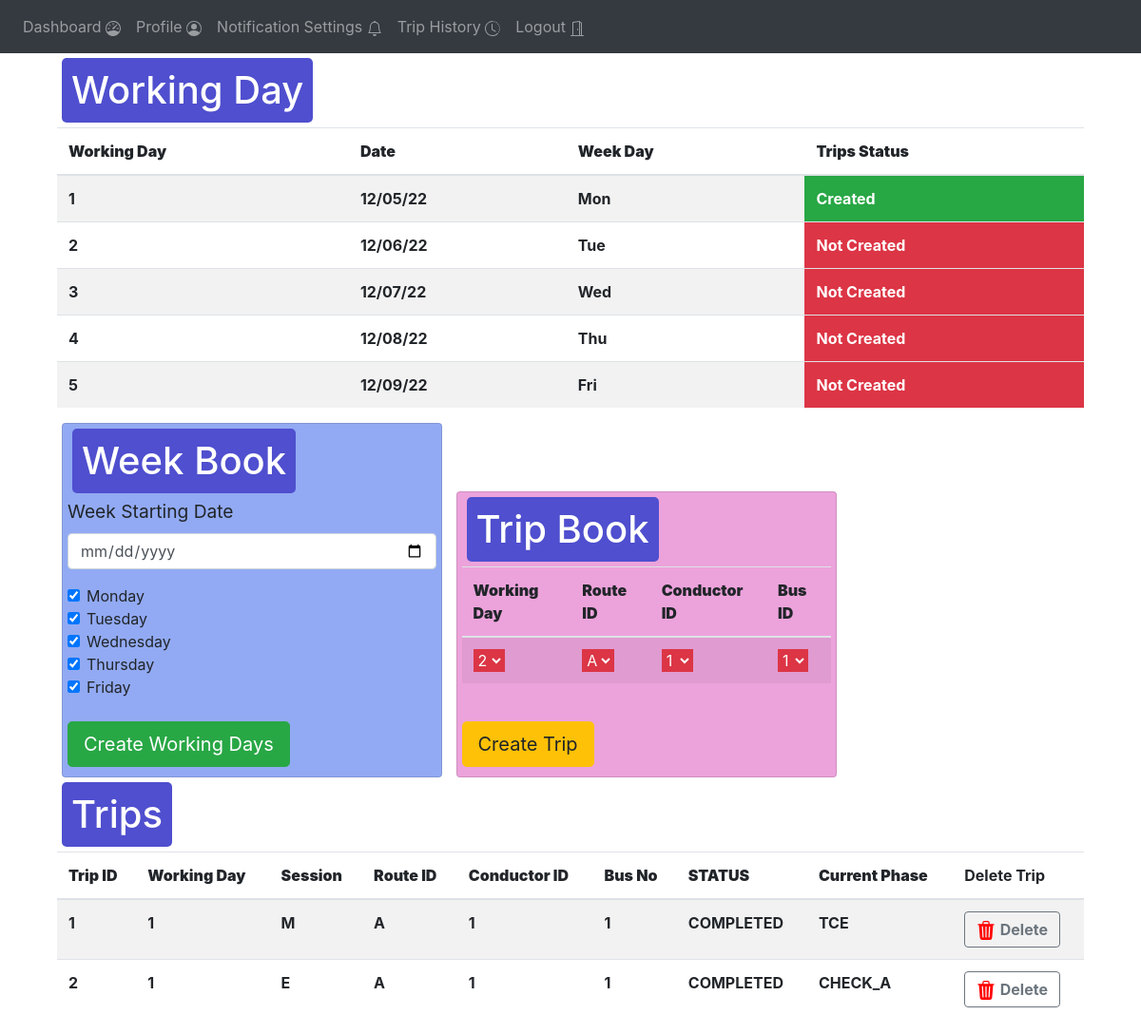
Before: /admin-trip-management (signed in) with the older database file.
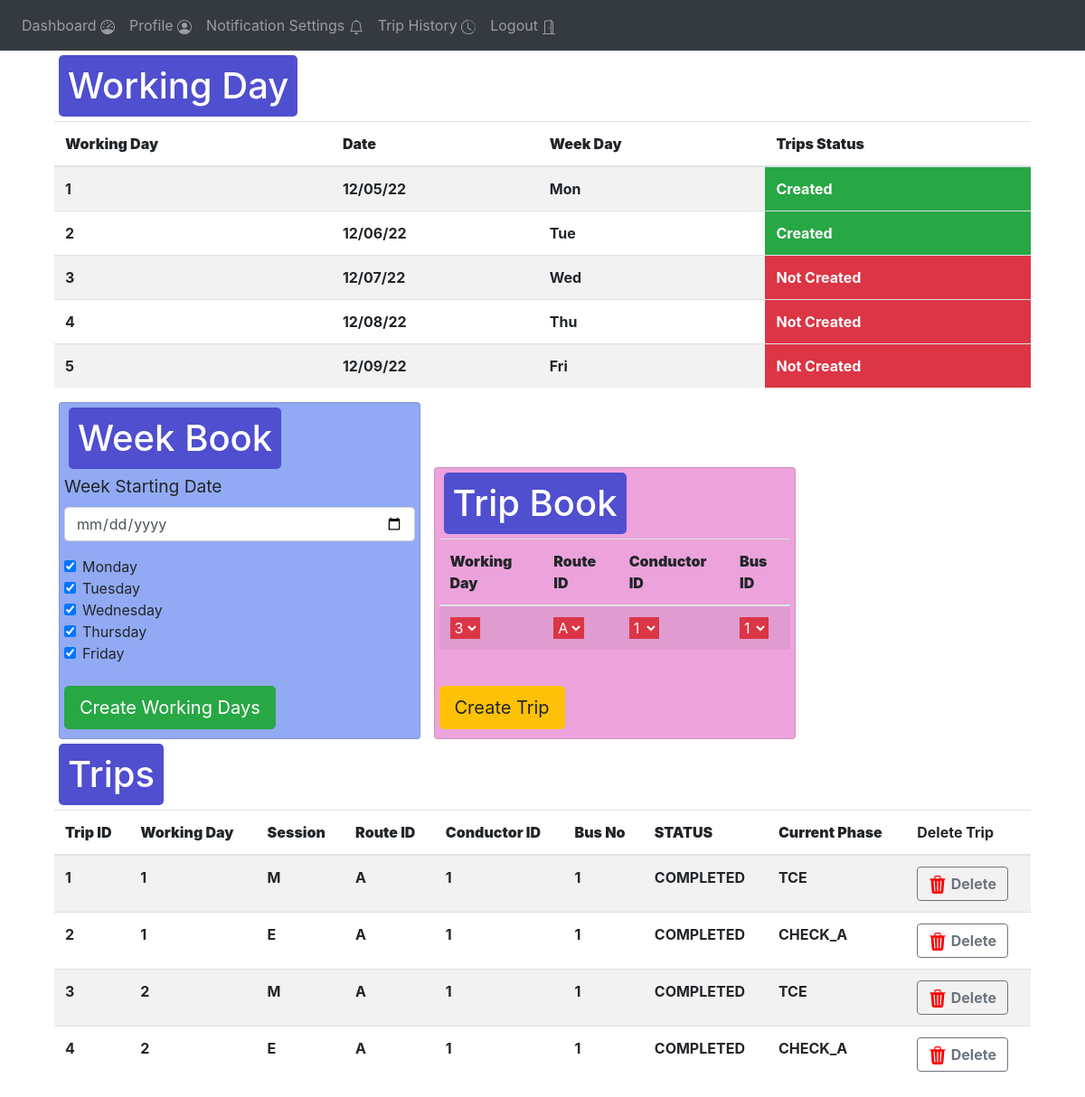
After: the same page with the newer database file.
### website/models.py (models this page shows)
class Working_day(db.Model):
    day = db.Column(db.Integer, primary_key=True)
    date = db.Column(db.String(15))
    week_day = db.Column(db.String(15))
    trips_created = db.Column(db.String(1))

class Trips(db.Model):
    trip_id = db.Column(db.Integer, primary_key=True)
    working_day = db.Column(db.Integer)
    route_id = db.Column(db.Integer)
    conductor_id = db.Column(db.Integer)
    bus_id =  db.Column(db.String(1))
    session = db.Column(db.String(1))
    status = db.Column(db.String(15))
    current_phase = db.Column(db.String(15))
    start_time =  db.Column(db.String(15))
    end_time = db.Column(db.String(15))

### website/views.py (the view)
@views.route('/admin-trip-management', methods=['GET', 'POST'])
@login_required
def admin_trip_management():
    working_days = Working_day.query.all()
    routes = Route.query.all()
    bus_data = Bus_data.query.all()
    conductor_details= Conductor_details.query.all()
    trips = Trips.query.all()
    return render_template("admin_trip_management.html" , user = current_user ,
                        working_days = working_days , routes = routes , bus_data=bus_data , conductor_details=conductor_details , trips=trips )

### website/__init__.py (called while the page is built)
def create_app():
    app = Flask(__name__)
    app.config['SECRET_KEY'] = '#itsactuallyapassword'
    app.config['SQLALCHEMY_DATABASE_URI'] = f'sqlite:///{DB_NAME}'
    db.init_app(app)
    from .views import views
    from .auth import auth
    app.register_blueprint(views, url_prefix='/')
    app.register_blueprint(auth, url_prefix='/')
    from .models import User
    create_database(app)
    login_manager = LoginManager()
    login_manager.login_view = 'auth.login'
    login_manager.init_app(app)
    @login_manager.user_loader
    def load_user(id):
        return User.query.get(int(id))
    return app

### website/templates/admin_trip_management.html (shortened to what this page needs)
{% extends "base.html" %}
{% block content %}
<div align="centre" class = "container">
  <div >
      <h1 align = "center" class="heading">Working Day</h1>
    <table class="table table-striped">
      <thead>
        <tr>
          <th scope="col" ><b>Working Day </b></th>
          <th scope="col"><b>Date</b></th>
          <th scope="col"><b>Week Day</b></th>
          <th scope="col"><b>Trips Status</b></th>
        </tr>
      </thead>
      <tbody>
      {%if working_days%}
        {%for w in  working_days %}
        <tr>
          <th>{{w.day}}</th>
          <th>{{w.date}}</th>
          <th>{{w.week_day}}</th>
          {%if w.trips_created =="N" %}
          <th class = "btn-danger" >Not Created</th>
          {%endif%}
          {%if w.trips_created =="Y"%}
          <th class="btn-success">Created</th>
          {%endif%}
        </tr>
        {%endfor%}
        {%endif%}
      </tbody>
    </table>
  </div>
  <div class ="card" style="width: 25rem;background: rgb(146, 170, 243);margin-left: 5px;margin-right: 5px;padding-left: 5px;padding-right:5px ; padding-bottom : 10px; display: inline-block;" >
  <form method="POST">
    <h1 align="center" class="heading">Week Book</h3>
    <div class="form-group">
      <label for="Week starting date" style="font-size: larger;">Week Starting Date</label>
      <input
        type="date"
        class="form-control"
        id="week_starting_day"
        name="email"
        placeholder="Enter email"
      />
    </div>
    <div class="form-check">
      <input class="form-check-input" type="checkbox" value="0" checked  id="monday">
      <label class="form-check-label" for="flexCheckDefault">Monday</label>
    </div>
    <div class="form-check">
      <input class="form-check-input" type="checkbox" value="0"  checked id="tuesday">
      <label class="form-check-label" for="flexCheckDefault">Tuesday</label>
    </div>
    <div class="form-check">
      <input class="form-check-input" type="checkbox" value="0" checked id="wednesday">
      <label class="form-check-label" for="flexCheckDefault">Wednesday</label>
    </div>
    <div class="form-check">
      <input class="form-check-input" type="checkbox" value="0"  checked id="thursday">
      <label class="form-check-label" for="flexCheckDefault">Thursday</label>
    </div>
    <div class="form-check">
      <input class="form-check-input" type="checkbox" value="0"  checked id="friday">
      <label class="form-check-label" for="flexCheckDefault">Friday</label>
    </div>
    <br />
    <button  class="btn btn-success btn-lg" onclick="week_book()" > Create Working Days</button>
  </form>
  </div>
<div class ="card" style="width: 25rem;background: rgb(236, 163, 219);margin-left: 5px;margin-right: 5px; padding-left: 5px;padding-right: 5px;padding-bottom : 10px; display: inline-block;" >
  <form method="POST">
    <h1 align="center" class="heading">Trip Book</h3>
      <table class="table table-striped">
        <thead>
          <tr>
            <th scope="col"><b>Working Day</b></th>
            <th scope="col"><b>Route ID</b></th>
            <th scope="col"><b>Conductor ID</b></th>
            <th scope="col"><b>Bus ID</b></th>
          </tr>
        </thead>
        <tbody>
          <tr>
            <th>
              <select class="form-select btn-danger" aria-label="Default select example" id = "working_day">
                {%for w in working_days%}
                {%if w.trips_created == "N" %}
                <option value="{{w.day}}" style="width: 10rem ;"  >{{w.day}}</option>
                {%endif%}
                {%endfor%}
              </select>
            </th>
            <th >
              <select class="form-select btn-danger" aria-label="Default select example" id = "route_id">
              <option value="A">A</option>
              </select>
            </th>
            <th >
              <select class="form-select btn-danger" aria-label="Default select example" id = "conductor_id">
                {%for c in conductor_details%}
                <option value="{{c.conductor_id}}" style="width:fit-content;">{{c.conductor_id}}</option>
                {%endfor%}
              </select>
            </th>
            <th >
              <select class="form-select btn-danger" aria-label="Default select example" id = "bus_id">
                {%for b in bus_data%}
                <option value="{{b.no}}" style="width:fit-content ;">{{b.no}}</option>
                {%endfor%}
              </select>
            </th>
          </tr>
        </tbody>
      </table>
    <br />
    <button  class="btn btn-warning btn-lg" onclick="create_trips()" > Create Trip</button>
  </form>
  </div>
</div>
<div align="centre" class = "container">
  <div>
      <h1 align = "center" class="heading">Trips</h1>
    <table class="table table-striped">
      <thead>
        <tr>
          <th scope="col"><b>Trip ID</b></th>
          <th scope="col"><b>Working Day</b></th>
          <th scope="col"><b>Session</b></th>
          <th scope="col"><b>Route ID</b></th>
          <th scope="col"><b>Conductor ID</b></th>
          <th scope="col"><b>Bus No</b></th>
          <th scope="col"><b>STATUS</b></th>
          <th scope="col"><b>Current Phase</b></th>
          <th>Delete Trip</th>
        </tr>
      </thead>
      <tbody>
      {%if trips%}
        {%for t in  trips %}
        <tr>
          <th>{{t.trip_id}}</th>
          <th>{{t.working_day}}</th>
          <th>{{t.session}}</th>
          <th>{{t.route_id}}</th>
          <th>{{t.conductor_id}}</th>
          <th>{{t.bus_id}}</th>
          <th>{{t.status}}</th>
          <th>{{t.current_phase}}</th>
          <th>
            <button class="btn btn-outline-secondary" onclick="delete_trip({{t.trip_id}})">
             <b>Delete</b>
          </button>
          </th>
        </tr>
        {%endfor%}
        {%endif%}
      </tbody>
    </table>
  </div>
</div>
{% endblock %}

### website/templates/base.html (shortened to what this page needs)
<!DOCTYPE html>
<html>
  <head>
    <link rel="stylesheet" href="{{url_for('static',filename='style.css')}}">
    <link
      rel="stylesheet"
      href="https://stackpath.bootstrapcdn.com/bootstrap/4.4.1/css/bootstrap.min.css"
    />
    <link
      rel="stylesheet"
      href="https://stackpath.bootstrapcdn.com/font-awesome/4.7.0/css/font-awesome.min.css"
    />
  </head>
  <body>
{%if user.is_authenticated %}
  {%if user.type == "S"%}
    <nav class="navbar navbar-expand-lg navbar-dark bg-dark">
  <div class="collapse navbar-collapse" id="navbar">
    <div class="navbar-nav">
      <a class="nav-item nav-link" id="student-home" href="/student-home">Dashboard&nbsp;<span></span></a>
      <a class="nav-item nav-link" id="profile" href="/student-profile">Profile&nbsp;<span></span></a>
      <a class="nav-item nav-link" id="notification-settings" href="/student-notification-settings">Notification Settings&nbsp;<span></span></a>
      <a class="nav-item nav-link" id="trip-history" href="/student-trip-history">Trip History&nbsp;<span></span></a>
      <a class="nav-item nav-link" id="" href="/logout">Logout&nbsp;<span></span></a>
    </div>
  </div>
    </nav>
  {%endif%}
{%endif%}
    <div class="container">{% block content %} {% endblock %}</div>
  </body>
</html>

### website/static/style.css (style rules this page uses)
.heading { background-color: rgb(79, 79, 207); border-radius: 5px; margin: 5px; width: fit-content; vertical-align: middle; color: white; padding: 10px; }

Changed rows visible on the page:
changed Working_day "Tue": trips_created "Not Created" → "Created"
added Trips: trip_id "3", working_day "2", session "M", route_id "A", conductor_id "1", bus_id "1", status "COMPLETED", current_phase "TCE"
added Trips: trip_id "4", working_day "2", session "E", route_id "A", conductor_id "1", bus_id "1", status "COMPLETED", current_phase "CHECK_A"
Other visible differences:
form field value: "2" → "3"
